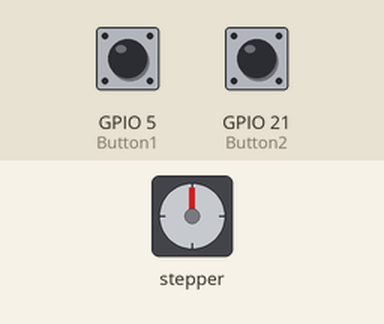
This program was run on a simulated Raspberry Pi (BCM pin numbers). Parts: stepper motor. The test bench sets the inputs (shaded band); at power-on: GPIO 5 (Button1) LOW, GPIO 21 (Button2) LOW.

Above: at 1.2 s.
1.3 s: GPIO 5 (Button1) pulled HIGH for 0.15 s
At 1.75 s:
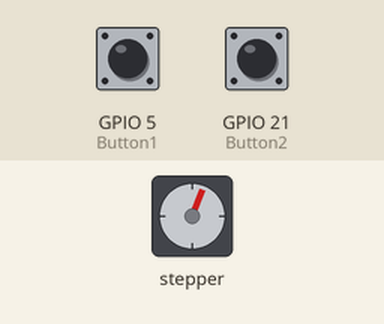
At 2.35 s:
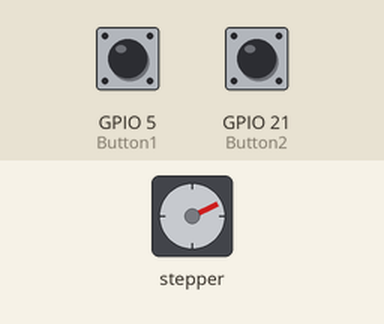
4.3 s: GPIO 21 (Button2) pulled HIGH for 3.2 s
At 4.45 s:
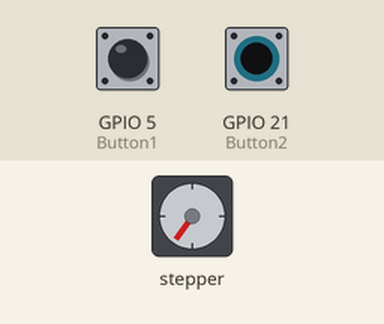
Timing chart, 0 to 15.0 s (numbered marks = the images above; inputs shaded):
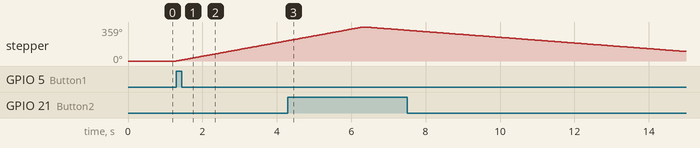

The program:

Opdracht_7.py
```python
import RPi.GPIO as GPIO
from RpiMotorLib import RpiMotorLib

# De library die is gebruikt voor deze opdracht is van github afgehaald via
# de onderstaande link
# https://github.com/gavinlyonsrepo/RpiMotorLib

Button1 = 5
Button2 = 21

gpioPins =  [4, 27, 9, 2]
GPIO.setmode(GPIO.BCM)
GPIO.setup(Button1, GPIO.IN, GPIO.PUD_DOWN)
GPIO.setup(Button2, GPIO.IN, GPIO.PUD_DOWN)

# Een instantie aanmaken vanuit de library
motor = RpiMotorLib.BYJMotor("MijnMotor", "28BYJ")

# De wachttijden berekenen
wait5 = (5 / 4096)
wait12 = (12 / 4096)

try:
    while True:
        buttonState2 = GPIO.input(Button2)
        buttonState1 = GPIO.input(Button1)

        if buttonState1 == GPIO.HIGH:
            # Als button1 is ingedrukt runt de motor voor 5 stappen
            motor.motor_run(gpioPins, wait5, 512, False, True, "half", 0)
        if buttonState2 == GPIO.HIGH:
            # Als button2 is ingedrukt runt de motor voor 12 stappen
            motor.motor_run(gpioPins, wait12, 512, True, True, "half", 0)

finally:
    GPIO.cleanup()
```

Measured:
- after the input at 1.3 s, stepper: keeps turning clockwise at about 72°/s, starting at once
